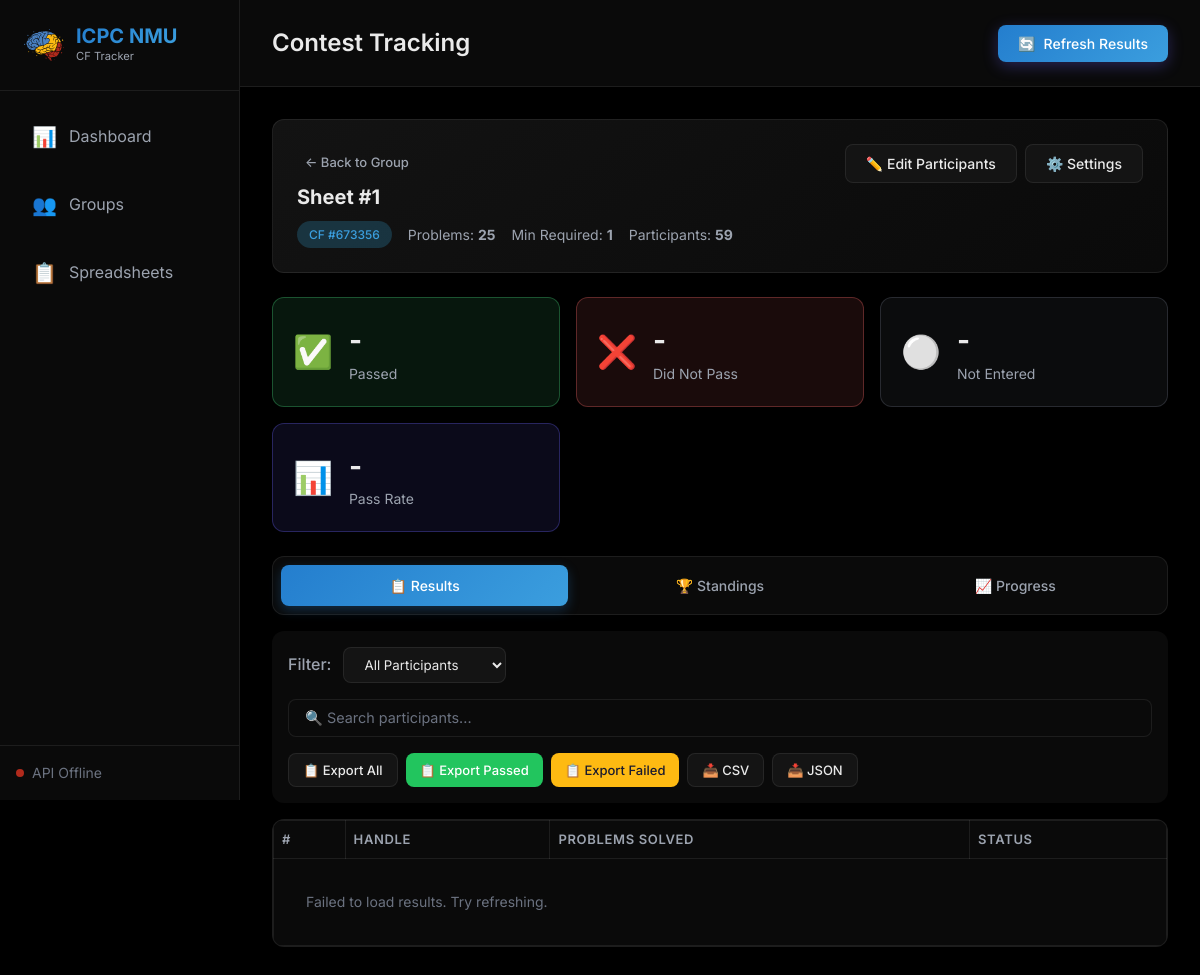
Page /contest/12 on the earlier database version.
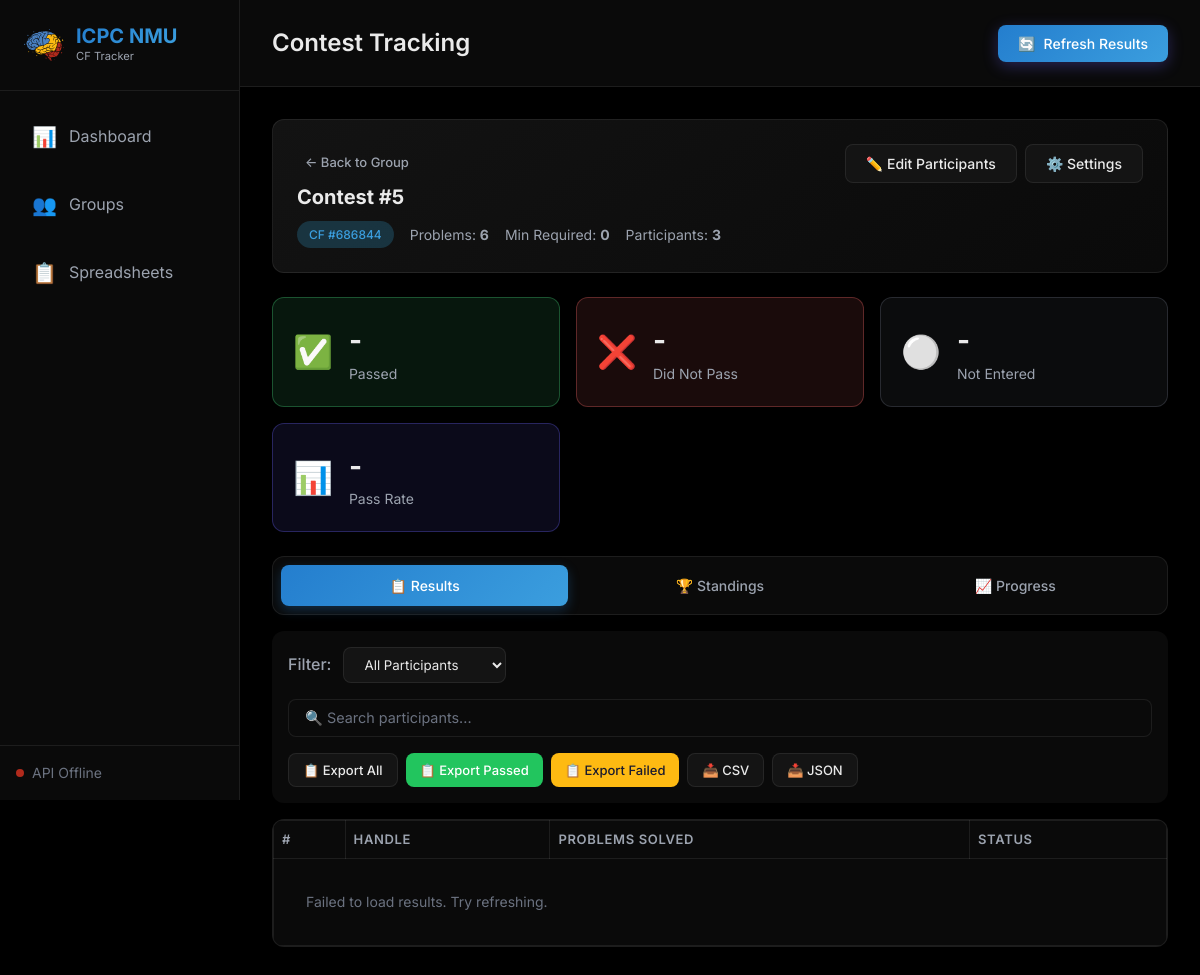
Same page on the later database version.
### models/database.py (models this page shows, shortened)
class Contest(db.Model):
    __tablename__ = 'contests'
    id = db.Column(db.Integer, primary_key=True)
    group_id = db.Column(db.Integer, db.ForeignKey('groups.id'), nullable=False)
    cf_contest_id = db.Column(db.Integer, nullable=False)  # Codeforces contest ID
    name = db.Column(db.String(200), nullable=False)
    min_solved = db.Column(db.Integer, default=1)  # Minimum problems to pass (or percentage if is_percent)
    min_solved_is_percent = db.Column(db.Boolean, default=False)  # If True, min_solved is a percentage
    participants = db.Column(db.Text, default='')  # Comma-separated handles
    lock_participants = db.Column(db.Boolean, default=False)  # If True, don't auto-update from spreadsheet
    added_at = db.Column(db.DateTime, default=utc_now)
    total_problems = db.Column(db.Integer, default=0)  # Total problems in contest (for percentage calc)
    start_date = db.Column(db.DateTime, nullable=True)  # When the contest started on Codeforces
    last_refreshed = db.Column(db.DateTime, nullable=True)  # Last time results were fetched
    contest_type = db.Column(db.String(20), default='contest')  # 'contest', 'sheet', or 'offline_contest'
    results = db.relationship('CachedResult', backref='contest', lazy=True, cascade='all, delete-orphan')
    fetch_history = db.relationship('FetchHistory', backref='contest', lazy=True, cascade='all, delete-orphan')
    def get_participants_list(self):
        if not self.participants:
            return []
        return [h.strip() for h in self.participants.split(',') if h.strip()]
    def get_required_solved(self):
        if self.min_solved_is_percent and self.total_problems > 0:
            return max(1, int(self.total_problems * self.min_solved / 100))
        return self.min_solved

### app.py (the view)
@app.route('/contest/<int:contest_id>')
def contest_page(contest_id):
    contest = Contest.query.get_or_404(contest_id)
    return render_template('contest.html', contest=contest)

### templates/contest.html (shortened to what this page needs)
{% extends 'base.html' %}
{% block header %}Contest Tracking{% endblock %}
{% block header_actions %}
<button class="btn btn-primary" onclick="refreshResults()">
    <span>🔄</span> Refresh Results
</button>
{% endblock %}
{% block content %}
<div class="contest-page">
    <div class="contest-info-card">
        <div class="contest-info-header">
            <div>
                <a href="/groups?group={{ contest.group_id }}" class="btn btn-back btn-sm">← Back to Group</a>
                <h2 id="contestName">{{ contest.name }}</h2>
                <p class="contest-meta">
                    <span class="badge badge-info">CF #{{ contest.cf_contest_id }}</span>
                    <span class="meta-item">Problems: <strong id="totalProblems">{{ contest.total_problems
                            }}</strong></span>
                    <span class="meta-item">Min Required: <strong id="minSolved">{{ contest.get_required_solved()
                            }}</strong></span>
                    <span class="meta-item">Participants: <strong id="participantCount">{{
                            contest.get_participants_list()|length }}</strong></span>
                </p>
            </div>
            <div class="contest-actions">
                <button class="btn btn-secondary" onclick="openEditParticipantsModal()">✏️ Edit Participants</button>
                <button class="btn btn-secondary" onclick="openEditSettingsModal()">⚙️ Settings</button>
            </div>
        </div>
    </div>
    <div class="results-summary" id="resultsSummary">
        <div class="summary-card passed">
            <div class="summary-icon">✅</div>
            <div class="summary-content">
                <div class="summary-value" id="passedCount">-</div>
                <div class="summary-label">Passed</div>
            </div>
        </div>
        <div class="summary-card failed">
            <div class="summary-icon">❌</div>
            <div class="summary-content">
                <div class="summary-value" id="failedCount">-</div>
                <div class="summary-label">Did Not Pass</div>
            </div>
        </div>
        <div class="summary-card not-participated">
            <div class="summary-icon">⚪</div>
            <div class="summary-content">
                <div class="summary-value" id="notParticipatedCount">-</div>
                <div class="summary-label">Not Entered</div>
            </div>
        </div>
        <div class="summary-card total"
            title="Pass Rate = (Participants who passed / Total participants who entered the contest) × 100%">
            <div class="summary-icon">📊</div>
            <div class="summary-content">
                <div class="summary-value" id="passRate">-</div>
                <div class="summary-label">Pass Rate</div>
            </div>
        </div>
    </div>
    <div class="view-tabs">
        <button class="tab-btn active" onclick="switchView('results')" id="tabResults">📋 Results</button>
        <button class="tab-btn" onclick="switchView('standings')" id="tabStandings">🏆 Standings</button>
        <button class="tab-btn" onclick="switchView('progress')" id="tabProgress">📈 Progress</button>
    </div>
    <div class="view-container" id="viewResults">
        <div class="results-toolbar">
            <div class="filter-group">
                <label>Filter:</label>
                <select id="resultFilter" onchange="applyFilter()">
                    <option value="all">All Participants</option>
                </select>
            </div>
            <div class="search-bar-container">
                <input type="search" id="resultSearchInput" class="search-input" placeholder="🔍 Search participants..." oninput="applyFilter()">
            </div>
            <div class="export-group">
                <button class="btn btn-secondary btn-sm" onclick="exportResults('all')">📋 Export All</button>
                <button class="btn btn-success btn-sm" onclick="exportResults('passed')">📋 Export Passed</button>
                <button class="btn btn-warning btn-sm" onclick="exportResults('failed')">📋 Export Failed</button>
                <button class="btn btn-secondary btn-sm" onclick="exportContestFile('csv')">📥 CSV</button>
                <button class="btn btn-secondary btn-sm" onclick="exportContestFile('json')">📥 JSON</button>
            </div>
        </div>
        <div class="results-table-container">
            <table class="data-table" id="resultsTable">
                <thead>
                    <tr>
                        <th>#</th>
                        <th>Handle</th>
                        <th>Problems Solved</th>
                        <th>Status</th>
                    </tr>
                </thead>
                <tbody id="resultsTableBody">
                </tbody>
            </table>
        </div>
    </div>
</div>
{% endblock %}

### templates/base.html (shortened to what this page needs)
<!DOCTYPE html>
<html lang="en">
<head>
    <link rel="stylesheet" href="{{ url_for('static', filename='css/style.css') }}">
</head>
<body>
    <div class="app-container">
        <aside class="sidebar">
            <div class="sidebar-header">
                <div class="logo">
                    <img src="{{ url_for('static', filename='logo.svg') }}" class="logo-icon" alt="ICPC NMU Logo">
                    <div class="logo-text-container">
                        <span class="logo-text">ICPC NMU</span>
                        <span class="logo-subtitle">CF Tracker</span>
                    </div>
                </div>
            </div>
            <nav class="sidebar-nav">
                <a href="/" class="nav-item {% if request.endpoint == 'dashboard' %}active{% endif %}">
                    <span class="nav-icon">📊</span>
                    <span class="nav-text">Dashboard</span>
                </a>
                <a href="/groups" class="nav-item {% if request.endpoint == 'groups_page' %}active{% endif %}">
                    <span class="nav-icon">👥</span>
                    <span class="nav-text">Groups</span>
                </a>
                <a href="/spreadsheets"
                    class="nav-item {% if request.endpoint == 'spreadsheets_page' %}active{% endif %}">
                    <span class="nav-icon">📋</span>
                    <span class="nav-text">Spreadsheets</span>
                </a>
            </nav>
            <div class="sidebar-footer">
                <div class="api-status" id="apiStatus">
                    <span class="status-dot"></span>
                    <span class="status-text">Checking API...</span>
                </div>
            </div>
        </aside>
        <main class="main-content">
            <header class="content-header">
                <h1>{% block header %}Dashboard{% endblock %}</h1>
                <div class="header-actions">
                    {% block header_actions %}{% endblock %}
                </div>
            </header>
            <div class="content-body">
                {% block content %}{% endblock %}
            </div>
        </main>
    </div>
</body>
</html>

Differences in the rows shown:
changed Contest: name "Sheet #1" → "Contest #5"; cf_contest_id "673356" → "686844"; total_problems "25" → "6"; get_required_solved "1" → "0"
Other differences:
{{ contest.get_participants_list()|length }}: "59" → "3"
